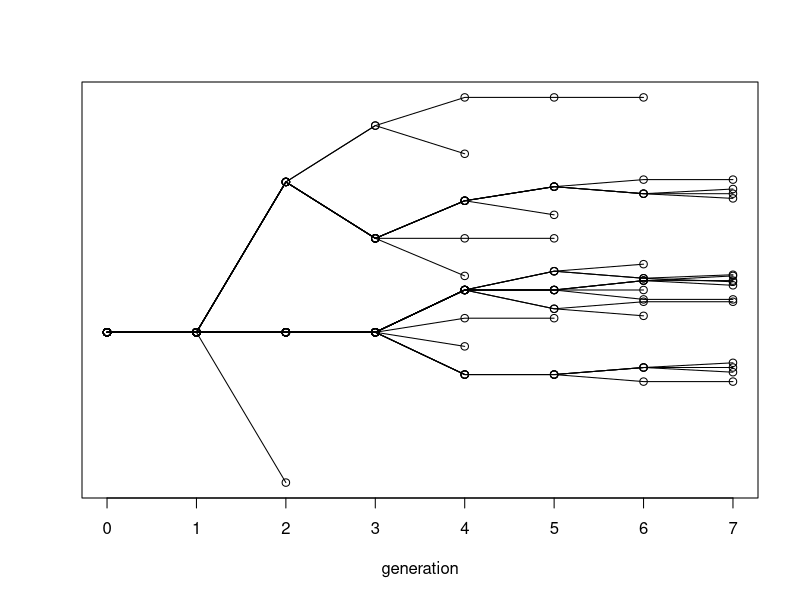

Write the R code that produced this figure.
###############################################################################
#
# plotting the branching process as a tree
#
###############################################################################
#
# in the following the population is represented by a list Z
# each element of Z is a vector representing a line of descent
# a line that has died out ends with -1
# in a line of descent, an individual at generation k has a label
# which distinguishes it from other individuals in the same family
# the children in a family are labelled -(n-1)/(2*n) to (n+1)/(2*n)
# in steps of 1/n, where n is the family size
#
# add.gen adds a new generation to an existing population Z
# bp.gen generates the first gen generations of a branching process
# bp.tree generates and plots the first gen generations of a branching process

last <- function(x) return(x[length(x)])

add.gen <- function(Z, rv.sim, ...) {
  # adds a new generation to an existing population Z
  # rv.sim(1, ...) simulates a single family size
  newZ <- list()
  k <- 1 # current line of descent in the updated population
  for (i in 1:length(Z)) {
    if (last(Z[[i]]) == -1) {
      newZ[[k]] <- Z[[i]]
      k <- k + 1
    } else {
      n <- rv.sim(1, ...) # number of offspring in new generation
      if (n == 0) {
        newZ[[k]] <- c(Z[[i]], -1)
        k <- k + 1
      } else {
        for (j in seq(-(n-1)/2, (n-1)/2)) {
          newZ[[k]] <- c(Z[[i]], j/n)
          k <- k + 1
        }
      }
    }
  }
  return(newZ)
}

bp.gen <- function(gen, rv.sim, ...) {
  # generates the first gen generations of a branching process
  # rv.sim(1, ...) simulates a single family size
  Z <- list(0) # start with a single ancestor
  for (i in 1:gen) {
    Z <- add.gen(Z, rv.sim, ...)
  }
  return(Z)
}

bp.tree <- function(gen, rv.sim, ..., sf = 2) {
  # generates and plots the first gen generations of a branching process
  # rv.sim(1, ...) simulates a single family size
  # sf is a scale factor used to separate lines of descent
  # choose a value slightly larger than the mean family size
  # (lines of descent may still overlap when plotted)
  #
  # The population list is transformed into a list of positions Zpos
  # in generation j a child with label r is offset r*sf^(gen-j+1) from its parent
  Z <- bp.gen(gen, rv.sim, ...)
  sfs <- sf^(gen:0) # scale factors for generations 0 to gen
  Zpos <- list()
  for (i in 1:length(Z)) {
    pos <- 0 # position of initial ancestor
    for (j in 2:length(Z[[i]])) {
      r <- Z[[i]][j]
      if (r != -1) {
        pos <- c(pos, last(pos) + r*sfs[j]) # add position of generation j individual
      }
    }
    Zpos[[i]] <- pos
  }
  m1 <- min(sapply(Zpos, min)) # for setting up plot
  m2 <- max(sapply(Zpos, max)) # for setting up plot
  plot(c(0, gen), c(m1, m2), type = "n", xlab = "generation", ylab = "", yaxt = "n")
  for (i in 1:length(Zpos)) {
    lines(0:(length(Zpos[[i]])-1), Zpos[[i]])
    points(0:(length(Zpos[[i]])-1), Zpos[[i]])
  }
  return(invisible(Z))
}

set.seed(6)
bp.tree(7, rbinom, 12, .1)
